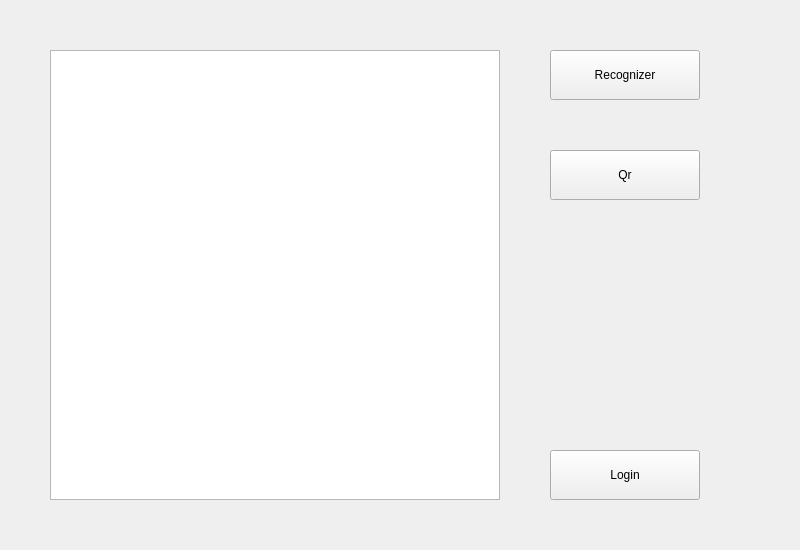
<?xml version="1.0" encoding="UTF-8"?>
<ui version="4.0">
 <class>MainWindow</class>
 <widget class="QMainWindow" name="MainWindow">
  <property name="geometry">
   <rect>
    <x>0</x>
    <y>0</y>
    <width>800</width>
    <height>550</height>
   </rect>
  </property>
  <property name="windowTitle">
   <string>Guide</string>
  </property>
  <widget class="QWidget" name="centralwidget">
   <widget class="QPushButton" name="recognizer">
    <property name="geometry">
     <rect>
      <x>550</x>
      <y>50</y>
      <width>150</width>
      <height>50</height>
     </rect>
    </property>
    <property name="text">
     <string>Recognizer</string>
    </property>
   </widget>
   <widget class="QPushButton" name="qr">
    <property name="geometry">
     <rect>
      <x>550</x>
      <y>150</y>
      <width>150</width>
      <height>50</height>
     </rect>
    </property>
    <property name="text">
     <string>Qr</string>
    </property>
   </widget>
   <widget class="QPushButton" name="login">
    <property name="geometry">
     <rect>
      <x>550</x>
      <y>450</y>
      <width>150</width>
      <height>50</height>
     </rect>
    </property>
    <property name="text">
     <string>Login</string>
    </property>
   </widget>
   <widget class="QTableWidget" name="tableWidget">
    <property name="geometry">
     <rect>
      <x>50</x>
      <y>50</y>
      <width>450</width>
      <height>450</height>
     </rect>
    </property>
   </widget>
  </widget>
 </widget>
 <resources/>
 <connections/>
</ui>
